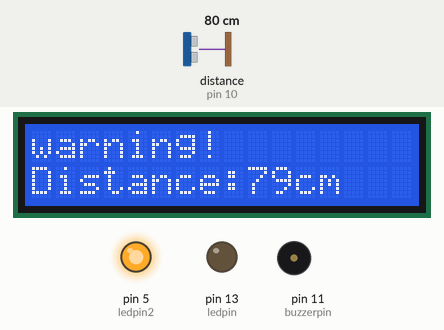
Recording of a sketch running on a simulated Arduino Uno, built with avr-gcc and run on an emulated ATmega328P. Shown: 16×2 character LCD, output pins drawn as LEDs (lit = HIGH), buzzer (waves = sounding). Wiring (inferred from the names in the program): ultrasonic range finder: trigger pin 9; echo pin 10. The test bench sets the inputs (shaded band); at power-on: distance to the obstacle (sensor on pin 10) 80 cm. The echo pulse lasts 58.3 µs per cm; pins used as bus, display or sensor lines are not drawn.

Above: at 1.2 s.
1.3 s: distance to the obstacle (sensor on pin 10) set to 2 cm
At 1.58 s:
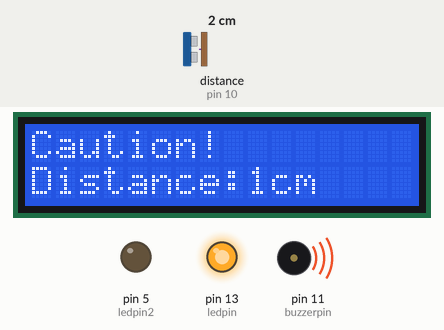
3.1 s: distance to the obstacle (sensor on pin 10) set to 250 cm
At 3.7 s:
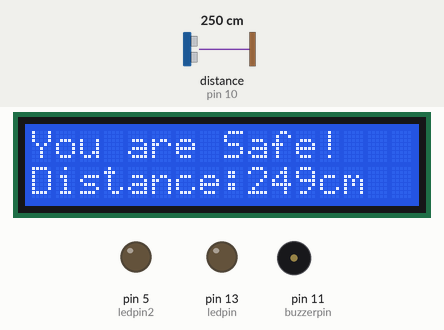
4.7 s: distance to the obstacle (sensor on pin 10) set to 157 cm
At 5.3 s:
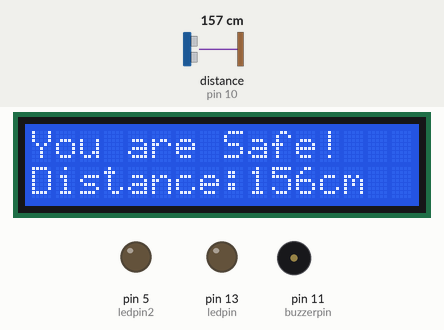
6.2 s: distance to the obstacle (sensor on pin 10) set to 146 cm
At 6.9 s:
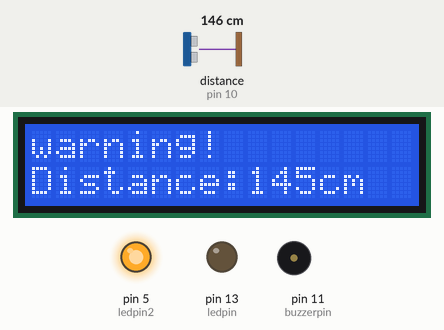
Timing chart, 0 to 8.7 s (numbered marks = the images above; inputs shaded):
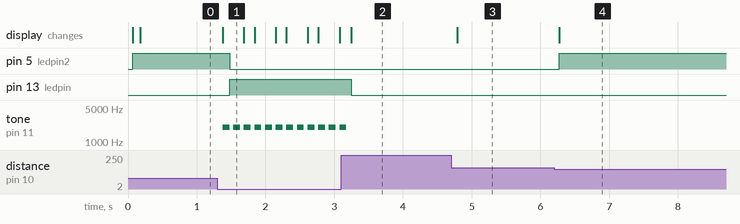

Measured:
- the behaviour switches between 152 and 151 cm on distance to the obstacle (sensor on pin 10) (found by bisection; images 3 and 4)
- after the input at 1.3 s, pin 5 (ledpin2): HIGH → LOW after 0.18 s; pin 13 (ledpin): LOW → HIGH after 0.18 s; tone on pin 11 (buzzerpin): alternates 2000 Hz for 0.10 s and silent for 0.05 s, starting after 0.08 s; the display: changes after 0.08 s (image 1)
- after the input at 3.1 s, pin 13 (ledpin): HIGH → LOW after 0.15 s; tone on pin 11 (buzzerpin): goes on until 3.2 s, then stays silent; the display: changes after 0.15 s (image 2)
- after the input at 4.7 s, the display: changes after 0.09 s (image 3)
- after the input at 6.2 s, pin 5 (ledpin2): LOW → HIGH after 0.07 s; the display: changes after 0.07 s (image 4)

The sketch:

code.ino
```cpp
#include <LiquidCrystal.h>

LiquidCrystal lcd(8,7,4,3,2,1);
const int trigpin = 9;
const int echopin = 10;
const int buzzerpin = 11;
const int ledpin = 13;
const int ledpin2 = 5;

long duration;
int distance;
void setup()
{
  	lcd.begin(16,2);
  	pinMode(trigpin,OUTPUT);
  	pinMode(echopin,INPUT);
  	pinMode(buzzerpin,OUTPUT);
  	pinMode(ledpin,OUTPUT);
  	pinMode(ledpin2,OUTPUT);
}

void loop()
{
	digitalWrite(trigpin,LOW);
  	delayMicroseconds(2);
  	digitalWrite(trigpin,HIGH);
  	delayMicroseconds(10);
  	digitalWrite(trigpin,LOW);

  	duration = pulseIn(echopin,HIGH);

  	distance = duration * 0.0343/2;

  	if(distance>150){
      lcd.setCursor(0,0);
      lcd.print("You are Safe!");
      lcd.setCursor(0,1);
      lcd.print("Distance:");
      lcd.print(distance);
      lcd.print("cm  ");
      digitalWrite(buzzerpin,LOW);
      digitalWrite(ledpin,LOW);
      digitalWrite(ledpin2,LOW);
      delay(100);

  	}

  	if(distance<=150 && distance>=50){
      lcd.setCursor(0,0);
      lcd.print("warning!     ");
      lcd.setCursor(0,1);
      lcd.print("Distance:");
      lcd.print(distance);
      lcd.print("cm  ");
      digitalWrite(buzzerpin,LOW);
      digitalWrite(ledpin,LOW);
      digitalWrite(ledpin2,HIGH);
      delay(100);
  	}

  	if(distance<=50){
      lcd.setCursor(0,0);
      lcd.print("Caution!     ");
      lcd.setCursor(0,1);
      lcd.print("Distance:");
      lcd.print(distance);
      lcd.print("cm  ");
      tone(buzzerpin,2000);
      delay(100);
      noTone(buzzerpin);
      digitalWrite(ledpin,HIGH);
      digitalWrite(ledpin2,LOW);
      delay(50);
  	}
}
```
